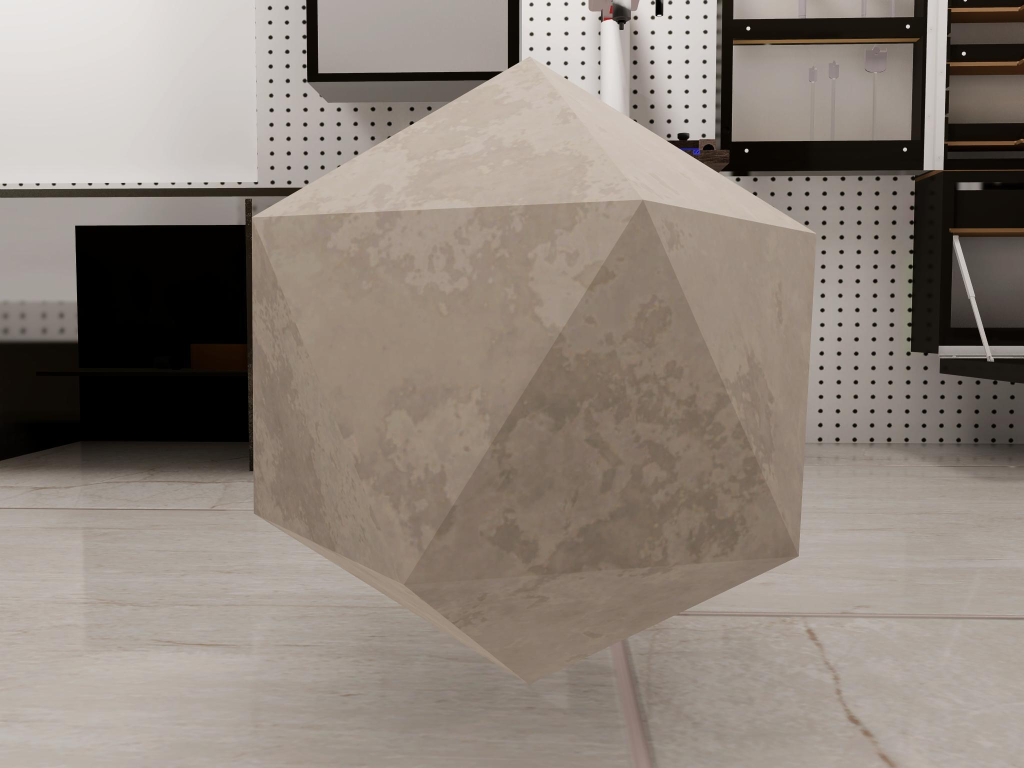
#> input picture PythonPlayground/testImages/convexy.jpg, 2048 x 1536 px (shown at 1/2 size)
$ jupyter execute --allow-errors 'Feature Extractors.ipynb'
#> lines starting #> are read from the running program, lines starting #| are printed output that depends on the picture
# Inroduction
The contents of this notebook seeks to explore what is possible with Feature Extractors. These feature extractors are eventually intended to obtain geometrical features from depth maps for the purpose of solving a Next Best View Problem.

Features that will be looked into in this notebook are, edges and blobs.

[cell 1]
import torch
from zoedepth.models.builder import build_model
from zoedepth.utils.config import get_config
from zoedepth.utils.misc import colorize
import matplotlib.pyplot as plt
from PIL import Image
import numpy as np

# Show the current coordinate over which the cursor is on on a figure
def on_hover(event):
    if event.inaxes:
        x, y = event.xdata, event.ydata
        print(f"Hovering over point ({x:.2f}, {y:.2f})")

def load_image_np(img_name, img_dir="testImages/"):
#> called with img_name = 'convexy.jpg', img_dir = 'testImages/'
    return np.asarray(Image.open(img_dir+img_name).convert("RGB") )
#> returned value is the input picture: shape (1536, 2048, 3); mean R, G, B 142.2, 131.8, 122.9
#> call 2 of load_image_np, with img_name = '4.jpg', img_dir = 'testImages/'
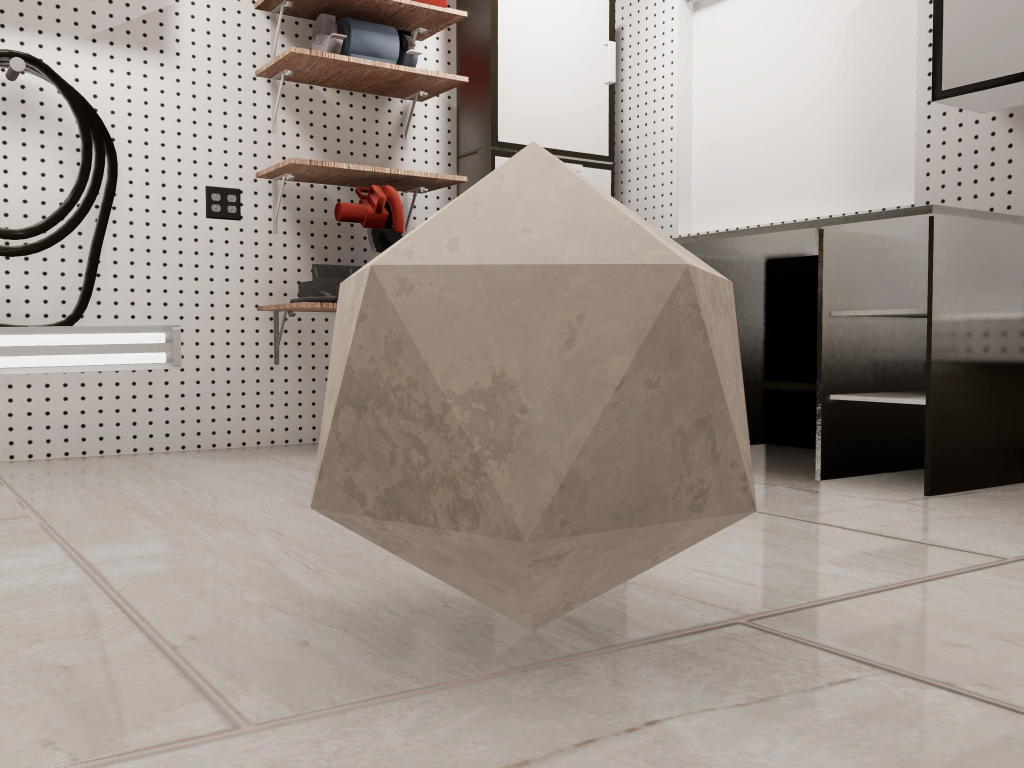
#> input picture PythonPlayground/testImages/4.jpg, 2048 x 1536 px (shown at 1/2 size)
#> in load_image_np, returned value is the input picture: shape (1536, 2048, 3); mean R, G, B 158.8, 149.1, 141.7
#> call 4 of load_image_np, with img_name = '33.jpg', img_dir = 'testImages/'
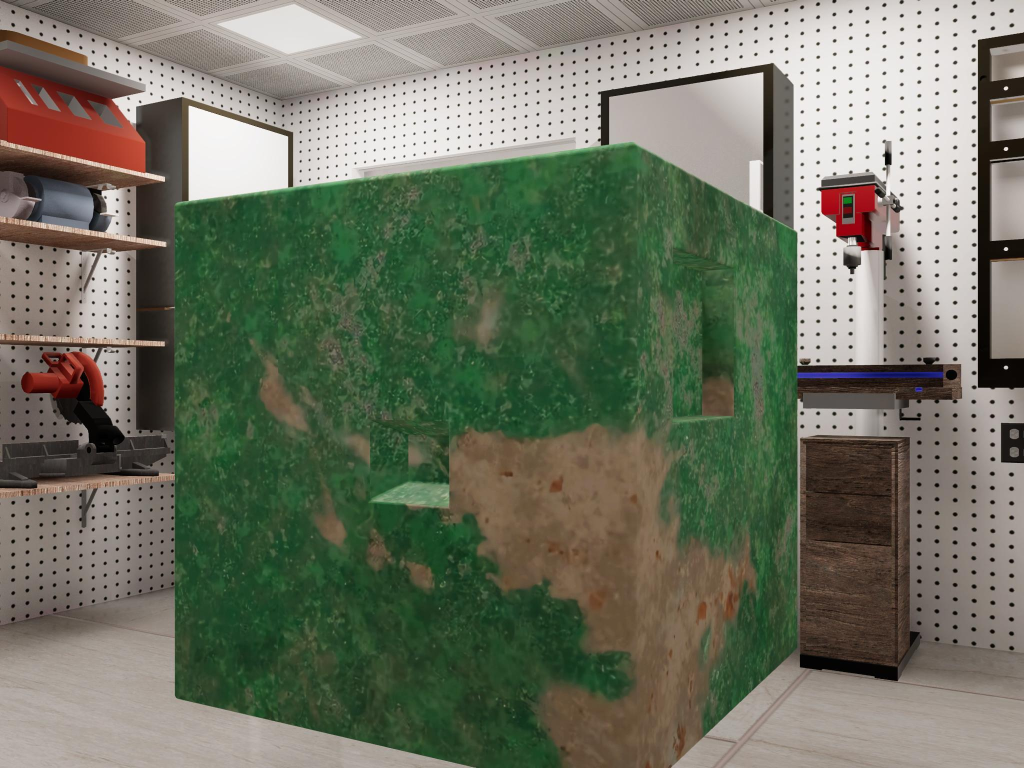
#> input picture PythonPlayground/33.jpg, 2048 x 1536 px, found by its file name (shown at 1/2 size)
#> in load_image_np, returned value is the input picture: shape (1536, 2048, 3); mean R, G, B 109.5, 114, 97.3

def load_image(img_name, img_dir="testImages/"):
#> called with img_name = 'car1.jpg', img_dir = 'testImages/'
    return Image.open(img_dir+img_name).convert("RGB")  # load the image
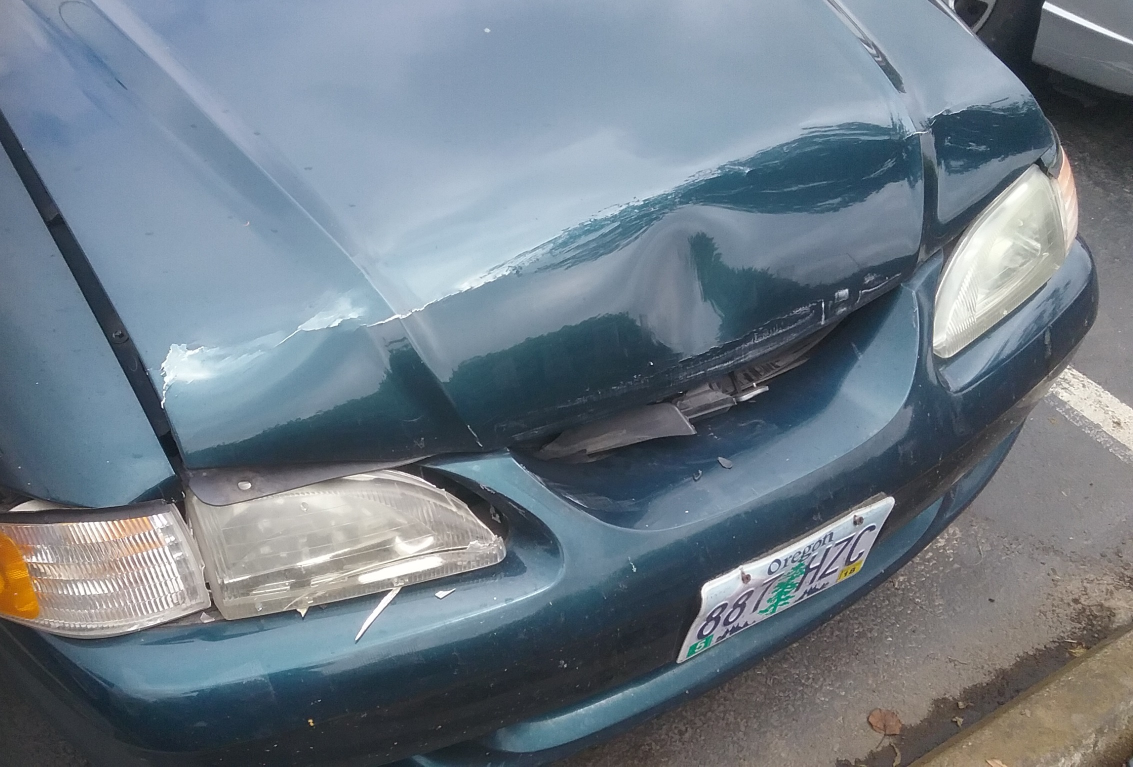
#> input picture PythonPlayground/testImages/car1.jpg, 2266 x 1533 px (shown at 1/2 size)
#> returned value is the input picture: PIL image 2266x1533 RGB; mean R, G, B 112.3, 124.7, 135.5

def compute_depth(image):
    depth_numpy = zoe.infer_pil(image)  # as numpy
    return depth_numpy

def compare_against_orig(image, _map, label=""):
    colored_depth = colorize(depth_map)
    fig, axs = plt.subplots(1, 2, layout="constrained")

    for ax, im, title in zip(axs, [image, _map], ['Base Image', label]):
      ax.imshow(im)
      ax.axis("off")
      ax.set_title(title)

    # Connect the 'motion_notify_event' to the custom function on_hover
    fig.canvas.mpl_connect('motion_notify_event', on_hover)

    plt.show()

def show_image(image, label, colorbar=True):
    _, ax = plt.subplots(layout="constrained")
    imgPlot = ax.imshow(image)
    ax.set_title(label)
    if colorbar: plt.colorbar( imgPlot, ax=ax )

from rembg import remove, new_session
def create_mask(image):
    '''
        Create a Mask out of an image
    '''
    model_name = "sam" # sam, u2net
    session = new_session(model_name)
    mask = remove(image, only_mask=True, post_process_mask=False)
    return mask

def mask_out(mask, _img):
    '''
        Masks out part of the image
    '''
    to_mask= np.copy(_img) # create a copy of the depth map
    to_mask[mask == 0] = 0
    return to_mask

#> (a cell that did not finish here is left out)

## Canny Edge Detector

[cell 3]
import cv2
import numpy as np
import matplotlib.pyplot as plt

img = load_image_np("convexy.jpg")
#> (the rest of this cell did not finish here and is left out)

## Sobel Operator

The Sobel operator/filter is a simple edge detection operator. It is used as part of the Canny edge detection algorithm. It calculates an approximation of the gradient of the image intensity at each pixel. The Sobel operator consists of two 3x3 convolution kernels, one for horizontal changes and one for vertical changes.

Horizontal changes: This is computed by convolving I with a kernel Gx with odd size. For example for a kernel size of 3, Gx would be computed as:

\begin{bmatrix}
-1 & 0 & 1 \\
-2 & 0 & 2 \\
-1 & 0 & 1
\end{bmatrix}

Vertical changes: This is computed by convolving I with a kernel Gy with odd size. For example for a kernel size of 3, Gy would be computed as:

\begin{bmatrix}
-1 & -2 & -1 \\
0 & 0 & 0 \\
1 & 2 & 1
\end{bmatrix}

`dst = cv2.Sobel(src, ddepth, dx, dy, ksize[, scale[, delta[, borderType]]])
`

- src: Input image (single-channel, 8-bit or floating-point).
- ddepth: Depth of the output image. Set to -1 to use the same depth as the input image.
- dx: Order of the derivative in the x-direction (typically 0 or 1).
- dy: Order of the derivative in the y-direction (typically 0 or 1).
- ksize: Size of the Sobel kernel. It must be 1, 3, 5, or 7.
- scale: Optional scale factor for the computed derivative values. Default is 1.
- delta: Optional offset added to the computed derivative values. Default is 0.
- borderType: Pixel extrapolation method (see the cv2.copyMakeBorder() function). Default is cv2.BORDER_DEFAULT.

A larger k-size reveals more edges. The scale paramters will multiply the pixels values.

[cell 4]
import cv2

img = load_image_np("4.jpg")
#> (the rest of this cell did not finish here and is left out)

### Scharr Operator

`dst = cv2.Scharr(src, ddepth, dx, dy[, scale[, delta[, borderType]]])`

- src: Input image (single-channel, 8-bit or floating-point).
- ddepth: Depth of the output image. Set to -1 to use the same depth as the input image.
- dx: Order of the derivative in the x-direction (typically 0 or 1).
- dy: Order of the derivative in the y-direction (typically 0 or 1).
- scale: Optional scale factor for the computed derivative values. Default is 1.
- delta: Optional offset added to the computed derivative values. Default is 0.
- borderType: Pixel extrapolation method (see the cv2.copyMakeBorder() function). Default is cv2.BORDER_DEFAULT.

[cell 5]
img = load_image_np("4.jpg")
#> (the rest of this cell did not finish here and is left out)

[cell 6]
from skimage import color, feature, io
from skimage.feature import blob_log


img = load_image_np("33.jpg")
#> (the rest of this cell did not finish here and is left out)

# RembG Models Comparison

Rembg provides a couple of models in their [releases](https://github.com/danielgatis/rembg/releases/) page. Among them are:

    1. Silueta
    2. isnet-general-use
    3. u2net (default)
    4. sam

The cells below will compar the 4 models in terms of accuracy and speed on the Car1 image.

[cell 7]
import time
model_names = [ "u2Net", "isnet-general-use", "sam", "silueta" ]
img = load_image("car1.jpg")
images = [
    load_image("car1.jpg"),
    load_image("convexy.jpg"),
    load_image("33.jpg"),
    load_image("0.3.jpg"),
]
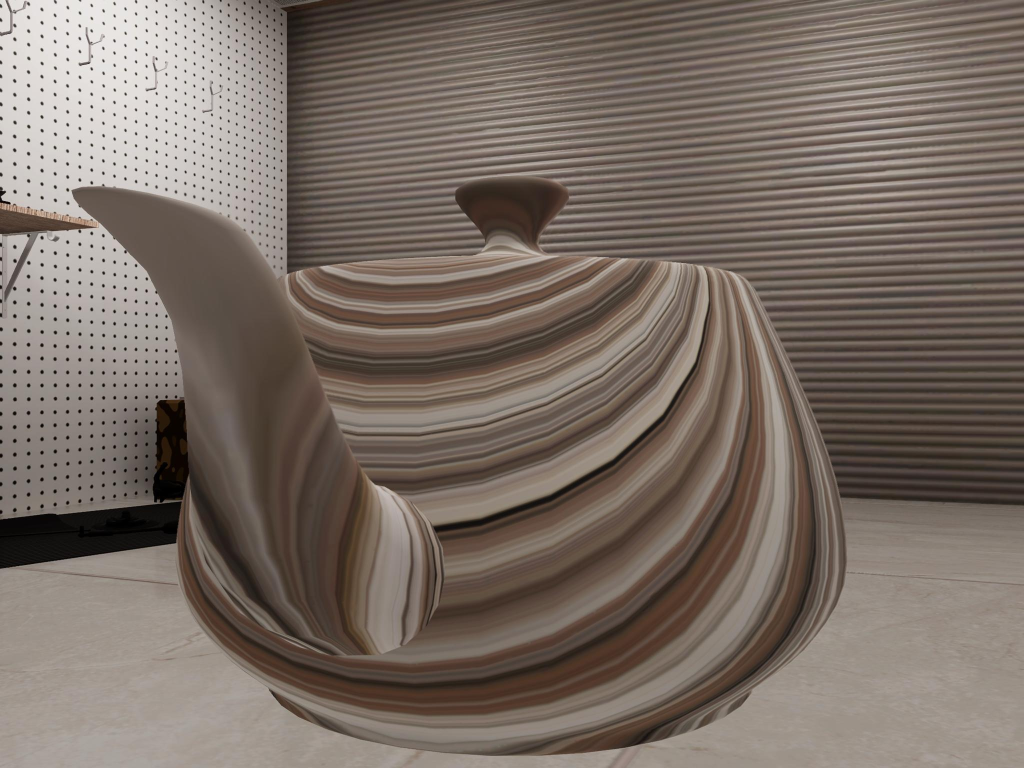
#> input picture PythonPlayground/photos/0.3.jpg, 2048 x 1536 px, found by its file name (shown at 1/2 size)
#> in load_image, returned value is the input picture: PIL image 2048x1536 RGB; mean R, G, B 121.6, 109.6, 100.9
